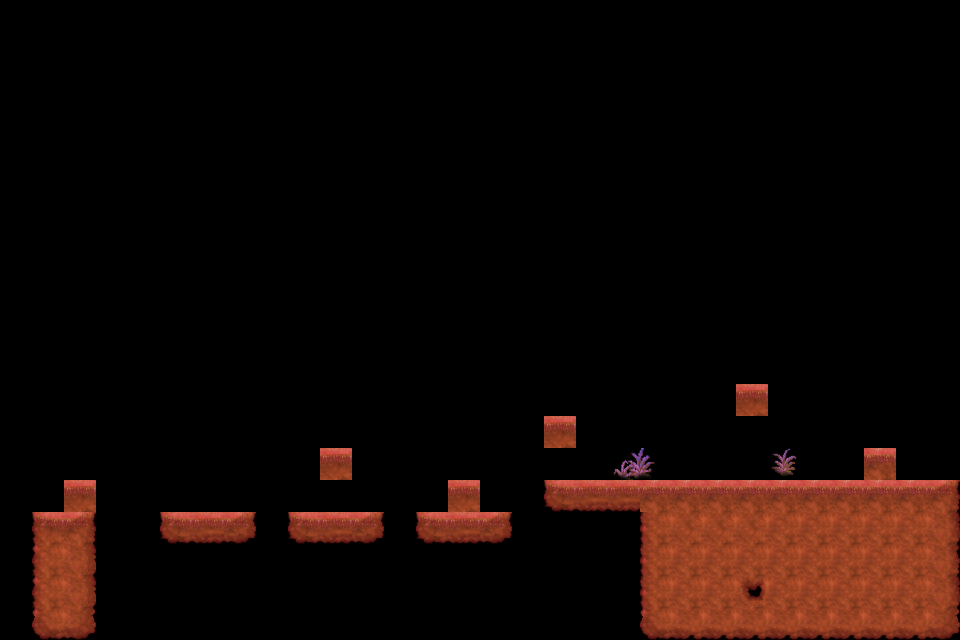

A level layout from a 2D game, rendered from its tile map. Below: a short description, then the map file with tile-grid data replaced by summaries:
An orthogonal 30x20 tile map with 32x32 px tiles, 4 tile layers (Capa de Patrones 1, Colision, Monedas, Piezas).

<map version="1.0" orientation="orthogonal" renderorder="right-down" width="30" height="20" tilewidth="32" tileheight="32" nextobjectid="1">
 <tileset firstgid="1" name="alien2" tilewidth="32" tileheight="32">
  <image source="../Resources/tilesetFinal.png" width="384" height="2304" />
 </tileset>
 <layer name="Capa de Patrones 1" width="30" height="20">
  <data>[600 cells, 73 non-empty, 19 distinct tile ids]</data>
 </layer>
 <layer name="Colision" width="30" height="20">
  <data>[600 cells, 70 non-empty, 16 distinct tile ids]</data>
 </layer>
 <layer name="Monedas" width="30" height="20">
  <data>[600 cells, 4 non-empty, 1 distinct tile ids]</data>
 </layer>
 <layer name="Piezas" width="30" height="20">
  <data>[600 cells, 2 non-empty, 2 distinct tile ids]</data>
 </layer>
</map>
